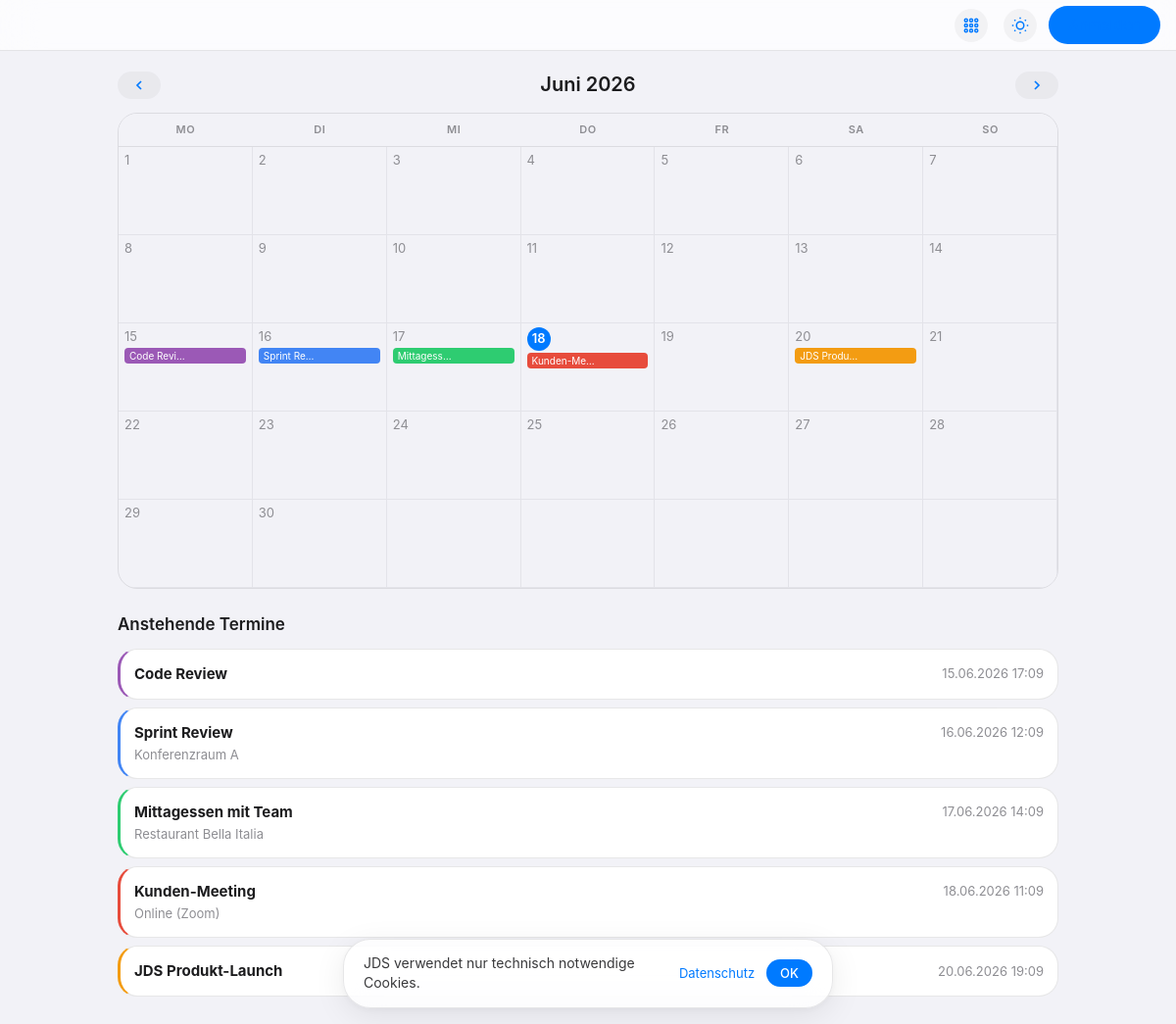
/planner/, run on the app's committed database.
### planner/models.py (models this page shows, shortened)
class Event(models.Model):
    calendar = models.ForeignKey(
        Calendar, on_delete=models.CASCADE, related_name="events"
    )
    title = models.CharField(max_length=300)
    description = models.TextField(blank=True)
    location = models.CharField(max_length=500, blank=True)
    start_time = models.DateTimeField()
    end_time = models.DateTimeField()
    all_day = models.BooleanField(default=False)
    color = models.CharField(max_length=7, default="#4285f4")
    created_at = models.DateTimeField(auto_now_add=True)
    class Meta:
        ordering = ["start_time"]

### planner/views.py (the view)
# urls.py: path("", views.planner_home, name="planner_home"),
def planner_home(request):
    now = timezone.now()
    year = int(request.GET.get("year", now.year))
    month = int(request.GET.get("month", now.month))
    first_day = datetime(year, month, 1, tzinfo=timezone.get_current_timezone())
    if month == 12:
        last_day = datetime(year + 1, 1, 1, tzinfo=timezone.get_current_timezone())
    else:
        last_day = datetime(year, month + 1, 1, tzinfo=timezone.get_current_timezone())
    events = Event.objects.filter(
        start_time__gte=first_day,
        start_time__lt=last_day,
    )
    cal_days = cal_mod.monthcalendar(year, month)
    weeks = []
    for week in cal_days:
        day_list = []
        for day in week:
            if day == 0:
                day_list.append(None)
            else:
                date = datetime(year, month, day).date()
                day_events = [e for e in events if e.start_time.date() == date]
                day_list.append({"day": day, "date": date, "events": day_events})
        weeks.append(day_list)
    prev_month = month - 1 if month > 1 else 12
    prev_year = year if month > 1 else year - 1
    next_month = month + 1 if month < 12 else 1
    next_year = year if month < 12 else year + 1
    month_names = [
        "", "Januar", "Februar", "März", "April", "Mai", "Juni",
        "Juli", "August", "September", "Oktober", "November", "Dezember",
    ]
    return render(
        request,
        "planner/planner.html",
        {
            "weeks": weeks,
            "month_name": month_names[month],
            "year": year,
            "month": month,
            "prev_month": prev_month,
            "prev_year": prev_year,
            "next_month": next_month,
            "next_year": next_year,
            "today": now.date(),
            "events": events,
        },
    )

### templates/planner/planner.html (shortened to what this page needs)
{% extends "base.html" %}{% block title %}JDS Planer – {{ month_name }} {{ year }}{% endblock %}{% block content %}
<div class="ios-cal">
    <div class="ios-cal-hdr">
        <a href="?year={{ prev_year }}&month={{ prev_month }}" class="ios-btn ios-btn-sm"><svg width="16" height="16" viewBox="0 0 24 24" fill="none" stroke="currentColor" stroke-width="2.5"><polyline points="15 18 9 12 15 6"/></svg></a>
        <h2>{{ month_name }} {{ year }}</h2>
        <a href="?year={{ next_year }}&month={{ next_month }}" class="ios-btn ios-btn-sm"><svg width="16" height="16" viewBox="0 0 24 24" fill="none" stroke="currentColor" stroke-width="2.5"><polyline points="9 18 15 12 9 6"/></svg></a>
    </div>
    <div class="ios-cal-grid">
        <div class="ios-cal-wdays"><span>Mo</span><span>Di</span><span>Mi</span><span>Do</span><span>Fr</span><span>Sa</span><span>So</span></div>
        {% for week in weeks %}<div class="ios-cal-w">
            {% for day_data in week %}{% if day_data %}
            <div class="ios-cal-day {% if day_data.date == today %}t{% endif %}">
                <span class="ios-cal-day-num">{{ day_data.day }}</span>
                {% for event in day_data.events %}<div class="ios-cal-ev" style="background:{{ event.color }};">{{ event.title|truncatechars:10 }}</div>{% endfor %}
            </div>{% else %}<div class="ios-cal-day e"></div>{% endif %}{% endfor %}
        </div>{% endfor %}
    </div>
    <div style="margin-top:24px;">
        <h3 style="font-size:17px;font-weight:600;margin-bottom:12px;">Anstehende Termine</h3>
        {% for event in events %}<div class="ios-card" style="padding:14px;margin-bottom:8px;border-left:3px solid {{ event.color }};">
            <div style="display:flex;justify-content:space-between;align-items:center;"><strong style="font-size:15px;">{{ event.title }}</strong><span style="color:var(--ios-text3);font-size:13px;">{{ event.start_time|date:"d.m.Y H:i" }}</span></div>
            {% if event.location %}<div style="font-size:13px;color:var(--ios-text3);margin-top:2px;">{{ event.location }}</div>{% endif %}
        </div>{% empty %}<div class="ios-empty" style="padding:40px;text-align:center;">Keine Termine in diesem Monat.</div>{% endfor %}
    </div>
</div>{% endblock %}

### static/css/style.css (style rules this page uses)
:root { --ios-bg: #f2f2f7; --ios-card: rgba(255,255,255,0.82); --ios-card-solid: #ffffff; --ios-glass: rgba(255,255,255,0.72); --ios-text: #1c1c1e; --ios-text2: #3a3a3c; --ios-text3: #8e8e93; --ios-blue: #007aff; --ios-blue-h: #0062cc; --ios-green: #34c759; --ios-red: #ff3b30; --ios-orange: #ff9500; --ios-yellow: #ffcc00; --ios-purple: #af52de; --ios-teal: #5ac8fa; --ios-border: rgba(60,60,67,0.12); --ios-border2: rgba(60,60,67,0.08); --ios-shadow: 0 2px 8px rgba(0,0,0,0.04), 0 1px 2px rgba(0,0,0,0.06); --ios-shadow-lg: 0 8px 32px rgba(0,0,0,0.08), 0 2px 8px rgba(0,0,0,0.04); --ios-radius: 20px; --ios-radius-sm: 14px; --ios-radius-lg: 28px; --ios-radius-pill: 100px; --ios-font: -apple-system, BlinkMacSystemFont, 'SF Pro Display', 'SF Pro Text', 'Helvetica Neue', sans-serif; --ios-blur: blur(20px) saturate(180%); }
*,*::before,*::after { box-sizing:border-box;margin:0;padding:0 }
body { font-family:var(--ios-font);font-size:17px;color:var(--ios-text);background:var(--ios-bg);line-height:1.47;-webkit-font-smoothing:antialiased;-moz-osx-font-smoothing:grayscale;padding:0 }
a { color:var(--ios-blue);text-decoration:none }
.ios-btn { display:inline-flex;align-items:center;gap:6px;padding:10px 22px;border-radius:var(--ios-radius-pill);font-size:15px;font-weight:500;cursor:pointer;border:none;font-family:var(--ios-font);text-decoration:none;transition:all .2s;background:rgba(0,0,0,0.04);color:var(--ios-blue) }
.ios-btn-sm { padding:6px 14px;font-size:13px }
.ios-card { background:var(--ios-card-solid);border:1px solid var(--ios-border);border-radius:var(--ios-radius);padding:20px;transition:all .2s }
.ios-cal { max-width:1000px;margin:0 auto;padding:20px }
.ios-cal-hdr { display:flex;align-items:center;gap:14px;margin-bottom:14px }
.ios-cal-hdr h2 { flex:1;text-align:center;font-size:20px;font-weight:600 }
.ios-cal-grid { border:1px solid var(--ios-border);border-radius:var(--ios-radius);overflow:hidden }
.ios-cal-wdays { display:grid;grid-template-columns:repeat(7,1fr);background:var(--ios-bg);border-bottom:1px solid var(--ios-border) }
.ios-cal-wdays span { text-align:center;padding:8px;font-size:11px;color:var(--ios-text3);font-weight:600;text-transform:uppercase;letter-spacing:.5px }
.ios-cal-w { display:grid;grid-template-columns:repeat(7,1fr) }
.ios-cal-day { min-height:90px;padding:4px 6px;border-right:1px solid var(--ios-border2);border-bottom:1px solid var(--ios-border2);font-size:13px }
.ios-cal-day.e { background:var(--ios-bg) }
.ios-cal-day.t .ios-cal-day-num { background:var(--ios-blue);color:#fff;border-radius:50%;width:24px;height:24px;display:inline-flex;align-items:center;justify-content:center;font-size:13px;font-weight:600 }
.ios-cal-day-num { display:block;margin-bottom:2px;color:var(--ios-text3) }
.ios-cal-ev { font-size:10px;padding:1px 5px;border-radius:4px;color:#fff;margin-bottom:1px;overflow:hidden;text-overflow:ellipsis;white-space:nowrap }

### data on the page
Event: title "Code Revi…", title "Code Review", start_time "15.06.2026 17:09"
Event: title "Sprint Re…", title "Sprint Review", start_time "16.06.2026 12:09", location "Konferenzraum A"
Event: title "Mittagess…", title "Mittagessen mit Team", start_time "17.06.2026 14:09", location "Restaurant Bella Italia"
Event: title "Kunden-Me…", title "Kunden-Meeting", start_time "18.06.2026 11:09", location "Online (Zoom)"
Event: title "JDS Produ…", title "JDS Produkt-Launch", start_time "20.06.2026 19:09"

### other printed values
{{ month_name }} "Juni"
{{ year }} "2026"
{{ day_data.day }} "1" "2" "3" "4" "5" "6" "7" "8" "9" "10" "11" "12" "13" "14" "15" "16" "17" "18" "19" "20" "21" "22" "23" "24" "25" "26" "27" "28" "29" "30"
